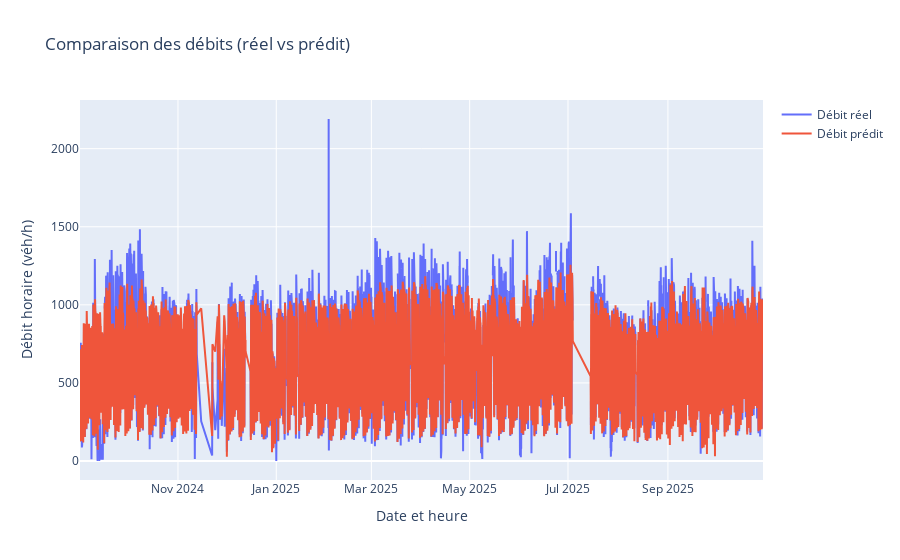

The notebook cell this image was saved under:
### Code cell
import plotly.graph_objects as go

fig = go.Figure()
fig.add_trace(go.Scatter(
    x=df_final['Date et heure de comptage'],
    y=df_final['Débit horaire'],
    mode='lines',
    name='Débit réel'
))
fig.add_trace(go.Scatter(
    x=df_final['Date et heure de comptage'],
    y=df_final['Débit_prédit_total'],
    mode='lines',
    name='Débit prédit'
))

fig.update_layout(
    title="Comparaison des débits (réel vs prédit)",
    xaxis_title="Date et heure",
    yaxis_title="Débit horaire (véh/h)",
    hovermode='x unified'
)

fig.show()

### Figure 1 — Plotly figure (JSON) as saved in the notebook; plotly's stock layout.template omitted (floating-point values rounded to 4 significant figures; data arrays with more than 128 entries replaced by an {"elided": "..."} marker saying what was removed)
{"data": [{"mode": "lines", "name": "Débit réel", "type": "scatter", "x": {"elided": "9266 str values"}, "y": {"elided": "9266 float values"}}, {"mode": "lines", "name": "Débit prédit", "type": "scatter", "x": {"elided": "9266 str values"}, "y": {"elided": "9266 float values"}}], "layout": {"hovermode": "x unified", "title": {"text": "Comparaison des débits (réel vs prédit)"}, "xaxis": {"title": {"text": "Date et heure"}}, "yaxis": {"title": {"text": "Débit horaire (véh/h)"}}}}
